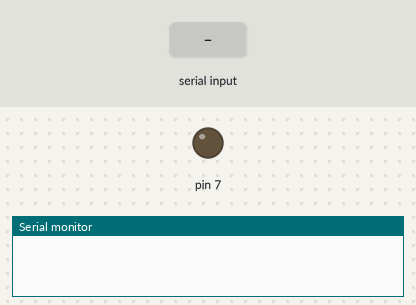
The sketch below on a simulated Arduino Uno, built with avr-gcc and run on an emulated ATmega328P. On the bench: output pins drawn as LEDs (lit = HIGH), the last lines printed to the serial monitor. The test bench sets the inputs (shaded band).

Above: at 1.2 s.
1.3 s: "1" received over Serial
At 2.3 s:
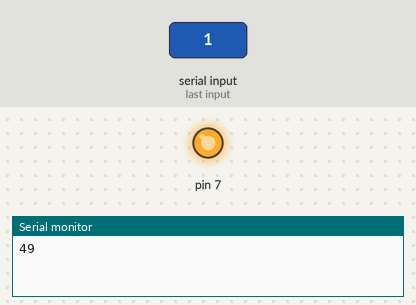
2.8 s: "49" received over Serial
At 3.5 s:
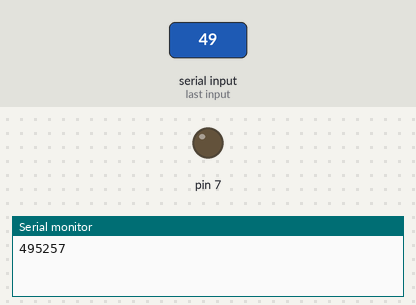
Timing chart, 0 to 5.8 s (numbered marks = the images above; inputs shaded):
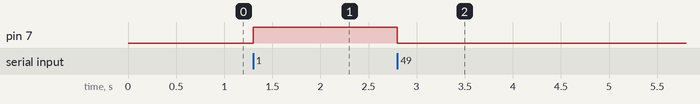

The sketch:

Kriti_WirelessBraking_Arduino.ino
```cpp
String pinValue;
void setup() {
  // put your setup code here, to run once:
  Serial.begin(9600);
  pinMode(7, OUTPUT);
}

void loop() {
  // put your main code here, to run repeatedly:
  if (Serial.available()) {
    pinValue = Serial.read();
    Serial.print(pinValue);
  }
  if (pinValue == "49") {
    digitalWrite(7, HIGH);
  }
  else {
    digitalWrite(7, LOW);
  }

}
```

Measured:
- after the input at 1.3 s, pin 7: LOW → HIGH at once
- after the input at 2.8 s, pin 7: HIGH → LOW at once
